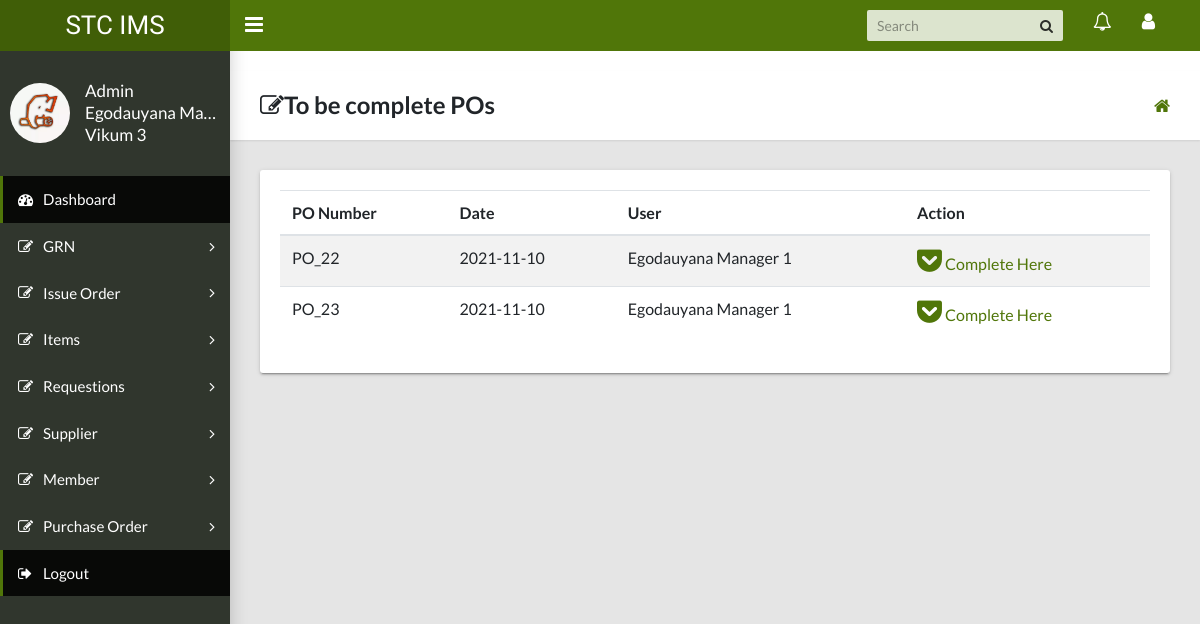
The page /view_po.php (signed in) on the database its author committed.
### tables this page shows
CREATE TABLE `purchase` (
  `pur_id` int(11) NOT NULL,
  `pur_date` date DEFAULT NULL,
  `supplier` int(11) DEFAULT NULL,
  `status` varchar(30) DEFAULT NULL,
  `file_no` varchar(50) DEFAULT NULL,
  `sq_no` varchar(50) DEFAULT NULL,
  `fin_tot` decimal(65,2) DEFAULT NULL,
  `vat` decimal(65,2) DEFAULT NULL,
  `nbt` decimal(65,2) DEFAULT NULL,
  `sum_tot` decimal(65,2) DEFAULT NULL,
  `user` int(11) DEFAULT NULL,
  `approved_user` int(11) DEFAULT NULL,
  `approved_date` date DEFAULT NULL,
  `remarks` varchar(100) DEFAULT NULL,
  `del_address` varchar(200) DEFAULT NULL,
  `2nd_ad` varchar(200) DEFAULT NULL,
  `3rd_ad` varchar(200) DEFAULT NULL,
  `4th_ad` varchar(200) DEFAULT NULL
);

CREATE TABLE `member` (
  `member_id` int(11) NOT NULL,
  `NIC` varchar(12) DEFAULT NULL,
  `first_name` varchar(100) DEFAULT NULL,
  `last_name` varchar(100) DEFAULT NULL,
  `DOB` date DEFAULT NULL,
  `address` varchar(500) DEFAULT NULL,
  `member-category_id` int(11) DEFAULT NULL,
  `User_name` varchar(100) DEFAULT NULL,
  `Password` varchar(100) DEFAULT NULL,
  `last_login` datetime DEFAULT NULL,
  `email` varchar(100) DEFAULT NULL,
  `depot_id` int(11) DEFAULT NULL,
  `region_id` int(11) DEFAULT NULL
);

### includes/base.php (called while the page is built)
<?php
function add_module($module){
		include("modules/".$module."/index.php");
}
?>

### view_po.php (called while the page is built)
<?php
include("templates/header.php");
?>
<?php add_module('view_po'); ?>

### modules/view_po/index.php (the view, shortened to what this page needs)
<html>
The javascript plugin to display page loading on top
<main class="app-content">
    <div class="app-title">
        <div>
            <h1><i class="fa fa-edit"></i><b>To be complete POs</b></h1>
        </div>
        <ul class="app-breadcrumb breadcrumb">
            <li class="breadcrumb-item"><a href="index.php"><i class="fa fa-home fa-lg"></i></a></li>
        </ul>
    </div>
    <div class="row">
        <div class="col-md-12">
            <div class="tile">
                <div class="row">
                    <div class="col-lg-12">
                        <?php
                        include('db_connector.php');
                        $queryl = "select * from purchase p, member m where  p.user = m.member_id and p.status = 'incomplete' ";
                        $resultl = mysqli_query($con,$queryl);
                        if ($resultl->num_rows > 0) {
                            echo " <table class=\"table table-striped id=\"req\">
                                   <thead>
                                   <tr>
                                   <th>PO Number</th>
                                   <th>Date </th>
                                   <th>User</th>
                                   <th>Action</th>
                                   </tr>
                                   </thead> ";
                            while($row = $resultl->fetch_assoc()) {
                                echo "<tr>
                                      <td>PO_" . $row["pur_id"]. "</td>
                                      <td>" . $row["pur_date"]. "</td>
                                      <td>" . $row["first_name"]. "</td>
                                      <td><a href='generate_po.php?pur_id=".$row['pur_id']."'><i class=\"fa fa-get-pocket\" style=\"font-size:26px;\">   </i>    Complete Here</a></td>
                                      </tr>";
                            }
                            echo "</table>";
                        } else {
                            echo "0 results";
                        }
                        ?>
                    </div>
                </div>
            </div>
        </div>
    </div>
</main>
</body>
</html>

### rows shown on the page
purchase: pur_id "22", pur_date "2021-11-10", member.first_name "Egodauyana Manager 1"
purchase: pur_id "23", pur_date "2021-11-10", member.first_name "Egodauyana Manager 1"

### other values the page prints
$first_name "Egodauyana Ma…"
$last_name "Vikum 3"
